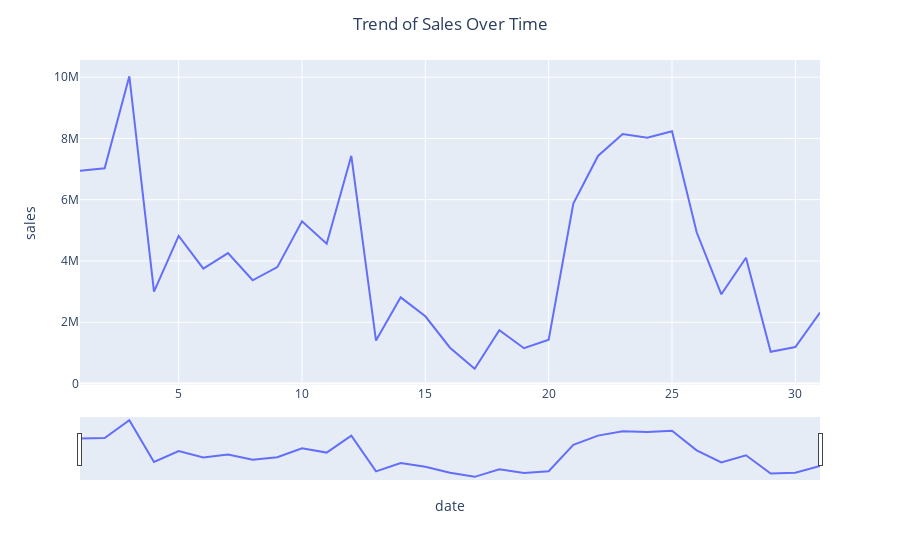

The cell this chart's notebook holds for it:
### Markdown cell above
>### **Sales Series in Date**

### Code cell
salesdata['date']=pd.to_datetime(salesdata['date'])
daily_sales = salesdata.groupby(salesdata['date'].dt.day)['sales'].sum().reset_index()

# Create a time series plot with slider
fig = px.line(daily_sales, x='date', y='sales')
fig.update_xaxes(rangeslider_visible=True)
fig.update_layout(title='Trend of Sales Over Time', title_x=0.5)
fig.show()

### Figure 1 — Plotly figure (JSON) as saved in the notebook; plotly's stock layout.template omitted (floating-point values rounded to 4 significant figures)
{"data": [{"hovertemplate": "date=%{x}<br>sales=%{y}<extra></extra>", "legendgroup": "", "line": {"color": "#636efa", "dash": "solid"}, "marker": {"symbol": "circle"}, "mode": "lines", "name": "", "orientation": "v", "showlegend": false, "type": "scatter", "x": [1, 2, 3, 4, 5, 6, 7, 8, 9, 10, 11, 12, 13, 14, 15, 16, 17, 18, 19, 20, 21, 22, 23, 24, 25, 26, 27, 28, 29, 30, 31], "xaxis": "x", "y": [6941000.0, 7026000.0, 10030000.0, 3001000.0, 4820000.0, 3750000.0, 4259000.0, 3371000.0, 3800000.0, 5296000.0, 4565000.0, 7432000.0, 1404000.0, 2814000.0, 2196000.0, 1169000.0, 483100.0, 1740000.0, 1152000.0, 1432000.0, 5877000.0, 7429000.0, 8144000.0, 8023000.0, 8233000.0, 4937000.0, 2913000.0, 4108000.0, 1038000.0, 1191000.0, 2316000.0], "yaxis": "y"}], "layout": {"legend": {"tracegroupgap": 0}, "margin": {"t": 60}, "title": {"text": "Trend of Sales Over Time", "x": 0.5}, "xaxis": {"anchor": "y", "domain": [0, 1], "rangeslider": {"visible": true}, "title": {"text": "date"}}, "yaxis": {"anchor": "x", "domain": [0, 1], "title": {"text": "sales"}}}}
